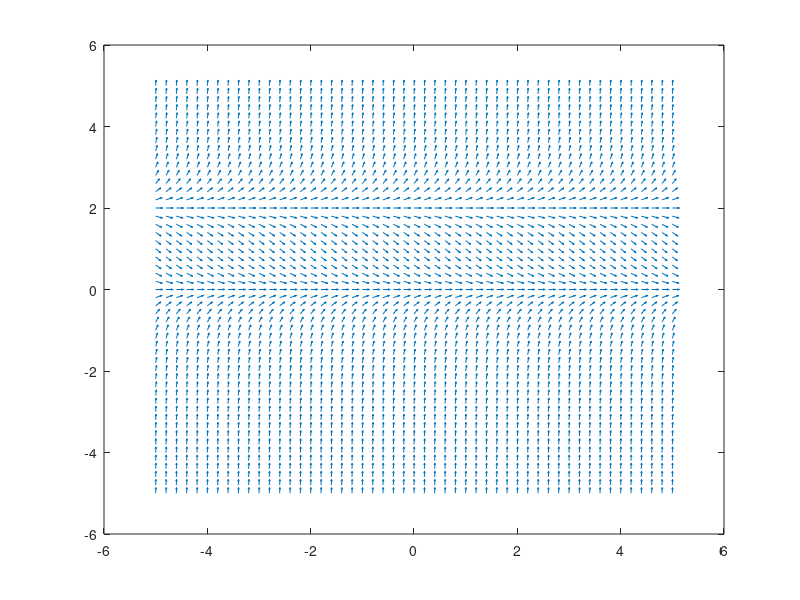

This chart was generated by the following MATLAB code: (Note: this script raises an error after producing the figure.)
%a) equilibrium solutions are y=2 y=0
[T,Y]=meshgrid(-5:0.2:5, -5:0.2:5);
S=-1*(2-Y).*Y;
L=sqrt(1+S.^2);
quiver(T,Y, 1./L, S./L, 0.5)
hold on
%y=2 is unstable
%y=0 is stable
%y(t)=0 as t approaches infinity
%y(t) goes to infinity as t approaches infinity
%b & c)
sol1=dsolve('Dy=-1*(2-y)*y', 'y(0)=1.5', 't')
sol2=dsolve('Dy=-1*(2-y)*y', 'y(0)=0.3', 't')
sol3=dsolve('Dy=-1*(2-y)*y', 'y(0)=2.1', 't')
fplot(sol1)
fplot(sol2)
fplot(sol3)
%inflection pt is when y''=0 at t=(ln3)/2
%c)
axis tight
%yes